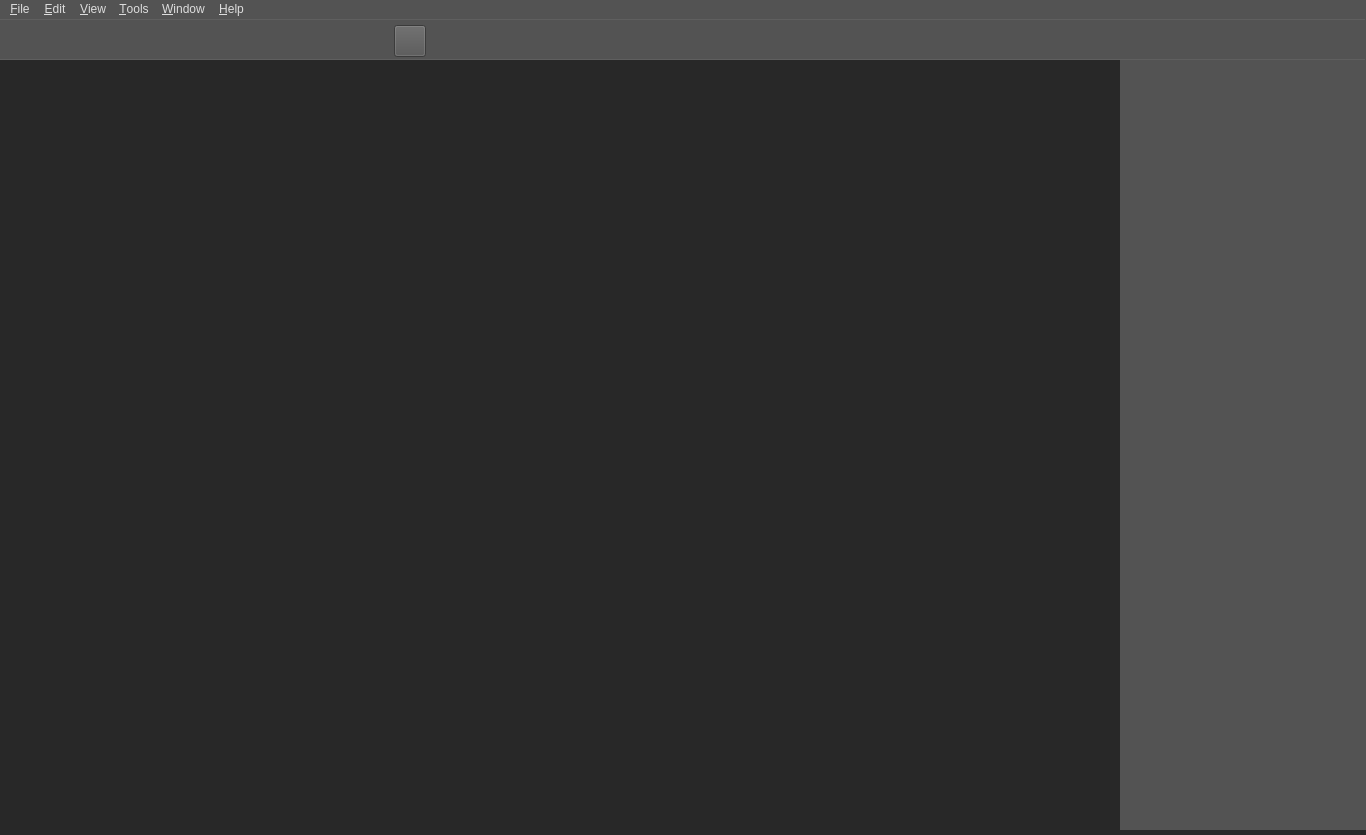
 <widget class="QMainWindow" name="MainWindow">
  <property name="geometry">
   <rect>
    <x>0</x>
    <y>0</y>
    <width>1366</width>
    <height>835</height>
   </rect>
  </property>
  <property name="sizePolicy">
   <sizepolicy hsizetype="Fixed" vsizetype="Fixed">
    <horstretch>0</horstretch>
    <verstretch>0</verstretch>
   </sizepolicy>
  </property>
  <property name="windowTitle">
   <string>MainWindow</string>
  </property>
  <property name="styleSheet">
   <string notr="true">background-color: #282828</string>
  </property>
  <widget class="QWidget" name="centralwidget">
   <widget class="QWidget" name="verticalLayoutWidget">
    <property name="geometry">
     <rect>
      <x>-10</x>
      <y>40</y>
      <width>1131</width>
      <height>771</height>
     </rect>
    </property>
    <layout class="QVBoxLayout" name="verticalLayout">
     <property name="sizeConstraint">
      <enum>QLayout::SetDefaultConstraint</enum>
     </property>
    </layout>
   </widget>
   <widget class="Line" name="line_2">
    <property name="geometry">
     <rect>
      <x>0</x>
      <y>40</y>
      <width>1366</width>
      <height>1</height>
     </rect>
    </property>
    <property name="styleSheet">
     <string notr="true">background-color: #535353</string>
    </property>
    <property name="orientation">
     <enum>Qt::Horizontal</enum>
    </property>
   </widget>
   <widget class="QWidget" name="widget" native="true">
    <property name="geometry">
     <rect>
      <x>0</x>
      <y>0</y>
      <width>1920</width>
      <height>41</height>
     </rect>
    </property>
    <property name="sizePolicy">
     <sizepolicy hsizetype="Maximum" vsizetype="Minimum">
      <horstretch>0</horstretch>
      <verstretch>0</verstretch>
     </sizepolicy>
    </property>
    <property name="maximumSize">
     <size>
      <width>1920</width>
      <height>16777215</height>
     </size>
    </property>
    <property name="mouseTracking">
     <bool>true</bool>
    </property>
    <property name="acceptDrops">
     <bool>true</bool>
    </property>
    <property name="styleSheet">
     <string notr="true">background-color: rgb(83, 83, 83)</string>
    </property>
    <widget class="QToolButton" name="add_node_btn">
     <property name="enabled">
      <bool>true</bool>
     </property>
     <property name="geometry">
      <rect>
       <x>7</x>
       <y>6</y>
       <width>32</width>
       <height>32</height>
      </rect>
     </property>
     <property name="sizePolicy">
      <sizepolicy hsizetype="Fixed" vsizetype="Fixed">
       <horstretch>0</horstretch>
       <verstretch>0</verstretch>
      </sizepolicy>
     </property>
     <property name="toolTip">
      <string>&lt;html&gt;&lt;head/&gt;&lt;body&gt;&lt;p&gt;&lt;strong&gt;Add a node&lt;/strong&gt;&lt;/p&gt;&lt;/body&gt;&lt;/html&gt;</string>
     </property>
     <property name="whatsThis">
      <string>&lt;html&gt;&lt;head/&gt;&lt;body&gt;&lt;p&gt;&lt;span style=&quot; color:#ffffff;&quot;&gt;Add nodes&lt;/span&gt;&lt;/p&gt;&lt;/body&gt;&lt;/html&gt;</string>
     </property>
     <property name="autoFillBackground">
      <bool>false</bool>
     </property>
     <property name="styleSheet">
      <string notr="true">#add_node_btn{
background-color: transparent;
border-image: url(&quot;resource/gui/tool/add.png&quot;);
background: none;
border-radius: 3px;
background-repeat: none;
}
#add_node_btn:hover{
background-color: #454545;
border-radius: 3px;
border-image: url(&quot;resource/gui/tool/add.png&quot;);
}
#add_node_btn:pressed{
background-color: #383838;
border-radius: 3px;
border-image: url(&quot;resource/gui/tool/add.png&quot;);
}</string>
     </property>
     <property name="text">
      <string/>
     </property>
     <property name="iconSize">
      <size>
       <width>16</width>
       <height>16</height>
      </size>
     </property>
    </widget>
    <widget class="QToolButton" name="zoom_in_btn">
     <property name="geometry">
      <rect>
       <x>222</x>
       <y>6</y>
       <width>32</width>
       <height>32</height>
      </rect>
     </property>
     <property name="cursor">
      <cursorShape>ArrowCursor</cursorShape>
     </property>
     <property name="toolTip">
      <string>&lt;html&gt;&lt;head/&gt;&lt;body style=&quot;background-color: #dddddd; border-radius: 5px;&quot;&gt;&lt;img src=&quot;resource/gui/tooltip/zoom-in.png&quot;&gt;&lt;p&gt;&lt;strong&gt;Zoom In&lt;/strong&gt;&lt;br/&gt;Magnifies the view of an image&lt;/p&gt;&lt;/body&gt;&lt;/html&gt;</string>
     </property>
     <property name="whatsThis">
      <string>&lt;html&gt;&lt;head/&gt;&lt;body&gt;&lt;p&gt;&lt;span style=&quot; color:#ffffff;&quot;&gt;Add nodes&lt;/span&gt;&lt;/p&gt;&lt;/body&gt;&lt;/html&gt;</string>
     </property>
     <property name="styleSheet">
      <string notr="true">#zoom_in_btn{
background-color: transparent;
border-image: url(&quot;resource/gui/tool/zoom-in.png&quot;);
background: none;
border-radius: 3px;
background-repeat: none;
}
#zoom_in_btn:hover{
background-color: #454545;
border-radius: 3px;
border-image: url(&quot;resource/gui/tool/zoom-in.png&quot;);
}
#zoom_in_btn:pressed{
background-color: #383838;
border-radius: 3px;
border-image: url(&quot;resource/gui/tool/zoom-in.png&quot;);
}</string>
     </property>
     <property name="text">
      <string/>
     </property>
     <property name="iconSize">
      <size>
       <width>16</width>
       <height>16</height>
      </size>
     </property>
    </widget>
    <widget class="QToolButton" name="zoom_out_btn">
     <property name="geometry">
      <rect>
       <x>265</x>
       <y>6</y>
       <width>32</width>
       <height>32</height>
      </rect>
     </property>
     <property name="toolTip">
      <string>&lt;html&gt;&lt;head/&gt;&lt;body style=&quot;background-color: #dddddd; border-radius: 5px;&quot;&gt;&lt;img src=&quot;resource/gui/tooltip/zoom-out.png&quot;&gt;&lt;p&gt;&lt;strong&gt;Zoom Out&lt;/strong&gt;&lt;br/&gt;Reduces the view of an image&lt;/p&gt;&lt;/body&gt;&lt;/html&gt;</string>
     </property>
     <property name="whatsThis">
      <string>&lt;html&gt;&lt;head/&gt;&lt;body&gt;&lt;p&gt;&lt;span style=&quot; color:#ffffff;&quot;&gt;Add nodes&lt;/span&gt;&lt;/p&gt;&lt;/body&gt;&lt;/html&gt;</string>
     </property>
     <property name="styleSheet">
      <string notr="true">#zoom_out_btn{
background-color: transparent;
border-image: url(&quot;resource/gui/tool/zoom-out.png&quot;);
background: none;
border-radius: 3px;
background-repeat: none;
}
#zoom_out_btn:hover{
background-color: #454545;
border-radius: 3px;
border-image: url(&quot;resource/gui/tool/zoom-out.png&quot;);
}
#zoom_out_btn:pressed{
background-color: #383838;
border-radius: 3px;
border-image: url(&quot;resource/gui/tool/zoom-out.png&quot;);
}</string>
     </property>
     <property name="text">
      <string/>
     </property>
     <property name="iconSize">
      <size>
       <width>16</width>
       <height>16</height>
      </size>
     </property>
    </widget>
    <widget class="QToolButton" name="zoom_reset_btn">
     <property name="geometry">
      <rect>
       <x>308</x>
       <y>6</y>
       <width>32</width>
       <height>32</height>
      </rect>
     </property>
     <property name="toolTip">
      <string>&lt;html&gt;&lt;head/&gt;&lt;body&gt;&lt;p&gt;Reset zoom&lt;/p&gt;&lt;/body&gt;&lt;/html&gt;</string>
     </property>
     <property name="whatsThis">
      <string>&lt;html&gt;&lt;head/&gt;&lt;body&gt;&lt;p&gt;&lt;span style=&quot; color:#ffffff;&quot;&gt;Add nodes&lt;/span&gt;&lt;/p&gt;&lt;/body&gt;&lt;/html&gt;</string>
     </property>
     <property name="styleSheet">
      <string notr="true">#zoom_reset_btn{
background-color: transparent;
border-image: url(&quot;resource/gui/tool/zoom-reset.png&quot;);
background: none;
border-radius: 3px;
background-repeat: none;
}
#zoom_reset_btn:hover{
background-color: #454545;
border-radius: 3px;
border-image: url(&quot;resource/gui/tool/zoom-reset.png&quot;);
}
#zoom_reset_btn:pressed{
background-color: #383838;
border-radius: 3px;
border-image: url(&quot;resource/gui/tool/zoom-reset.png&quot;);
}</string>
     </property>
     <property name="text">
      <string/>
     </property>
     <property name="iconSize">
      <size>
       <width>16</width>
       <height>16</height>
      </size>
     </property>
    </widget>
    <widget class="QToolButton" name="color_picker_btn">
     <property name="geometry">
      <rect>
       <x>179</x>
       <y>6</y>
       <width>32</width>
       <height>32</height>
      </rect>
     </property>
     <property name="toolTip">
      <string>&lt;html&gt;&lt;head/&gt;&lt;body style=&quot;background-color: #dddddd; border-radius: 5px;&quot;&gt;&lt;img src=&quot;resource/gui/tooltip/color-picker.png&quot;&gt;&lt;p&gt;&lt;strong&gt;Color picker tool&lt;/strong&gt;&lt;br/&gt;Pick a color or sample colors from an image&lt;/p&gt;&lt;/body&gt;&lt;/html&gt;</string>
     </property>
     <property name="whatsThis">
      <string>&lt;html&gt;&lt;head/&gt;&lt;body&gt;&lt;p&gt;&lt;span style=&quot; color:#ffffff;&quot;&gt;Add nodes&lt;/span&gt;&lt;/p&gt;&lt;/body&gt;&lt;/html&gt;</string>
     </property>
     <property name="styleSheet">
      <string notr="true">#color_picker_btn{
background-color: transparent;
border-image: url(&quot;resource/gui/tool/color-picker.png&quot;);
background: none;
border-radius: 3px;
background-repeat: none;
}
#color_picker_btn:hover{
background-color: #454545;
border-radius: 3px;
border-image: url(&quot;resource/gui/tool/color-picker.png&quot;);
}
#color_picker_btn:pressed{
background-color: #383838;
border-radius: 3px;
border-image: url(&quot;resource/gui/tool/color-picker.png&quot;);
}</string>
     </property>
     <property name="text">
      <string/>
     </property>
     <property name="iconSize">
      <size>
       <width>16</width>
       <height>16</height>
      </size>
     </property>
    </widget>
    <widget class="QToolButton" name="graph_btn">
     <property name="geometry">
      <rect>
       <x>351</x>
       <y>6</y>
       <width>32</width>
       <height>32</height>
      </rect>
     </property>
     <property name="toolTip">
      <string>&lt;html&gt;&lt;head/&gt;&lt;body&gt;&lt;p&gt;Export graphs&lt;/p&gt;&lt;/body&gt;&lt;/html&gt;</string>
     </property>
     <property name="whatsThis">
      <string>&lt;html&gt;&lt;head/&gt;&lt;body&gt;&lt;p&gt;&lt;span style=&quot; color:#ffffff;&quot;&gt;Add nodes&lt;/span&gt;&lt;/p&gt;&lt;/body&gt;&lt;/html&gt;</string>
     </property>
     <property name="styleSheet">
      <string notr="true">#graph_btn{
background-color: transparent;
border-image: url(&quot;resource/gui/tool/graph.png&quot;);
background: none;
border-radius: 3px;
background-repeat: none;
}
#graph_btn:hover{
background-color: #454545;
border-radius: 3px;
border-image: url(&quot;resource/gui/tool/graph.png&quot;);
}
#graph_btn:pressed{
background-color: #383838;
border-radius: 3px;
border-image: url(&quot;resource/gui/tool/graph.png&quot;);
}</string>
     </property>
     <property name="text">
      <string/>
     </property>
     <property name="iconSize">
      <size>
       <width>16</width>
       <height>16</height>
      </size>
     </property>
    </widget>
    <widget class="QToolButton" name="findShortestPathBtn">
     <property name="geometry">
      <rect>
       <x>1320</x>
       <y>6</y>
       <width>32</width>
       <height>32</height>
      </rect>
     </property>
     <property name="toolTip">
      <string/>
     </property>
     <property name="whatsThis">
      <string>&lt;html&gt;&lt;head/&gt;&lt;body&gt;&lt;p&gt;&lt;span style=&quot; color:#ffffff;&quot;&gt;Add nodes&lt;/span&gt;&lt;/p&gt;&lt;/body&gt;&lt;/html&gt;</string>
     </property>
     <property name="styleSheet">
      <string notr="true">#findShortestPathBtn{
background-color: transparent;
border-image: url(&quot;resource/gui/tool/shortestpath.png&quot;);
background: none;
border-radius: 3px;
background-repeat: none;
}
#findShortestPathBtn:hover{
background-color: #454545;
border-radius: 3px;
border-image: url(&quot;resource/gui/tool/shortestpath.png&quot;);
}
#findShortestPathBtn:pressed{
background-color: #383838;
border-radius: 3px;
border-image: url(&quot;resource/gui/tool/shortestpath.png&quot;);
}</string>
     </property>
    </widget>
    <widget class="QToolButton" name="delete_node_btn">
     <property name="geometry">
      <rect>
       <x>50</x>
       <y>6</y>
       <width>32</width>
       <height>32</height>
      </rect>
     </property>
     <property name="toolTip">
      <string>&lt;html&gt;&lt;head/&gt;&lt;body&gt;&lt;p&gt;&lt;strong&gt;Delete a node&lt;/strong&gt;&lt;/p&gt;&lt;/body&gt;&lt;/html&gt;</string>
     </property>
     <property name="whatsThis">
      <string>&lt;html&gt;&lt;head/&gt;&lt;body&gt;&lt;p&gt;&lt;span style=&quot; color:#ffffff;&quot;&gt;Add nodes&lt;/span&gt;&lt;/p&gt;&lt;/body&gt;&lt;/html&gt;</string>
     </property>
     <property name="styleSheet">
      <string notr="true">#delete_node_btn{
background-color: transparent;
border-image: url(&quot;resource/gui/tool/delete.png&quot;);
background: none;
border-radius: 3px;
background-repeat: none;
}
#delete_node_btn:hover{
background-color: #454545;
border-radius: 3px;
border-image: url(&quot;resource/gui/tool/delete.png&quot;);
}
#delete_node_btn:pressed{
background-color: #383838;
border-radius: 3px;
border-image: url(&quot;resource/gui/tool/delete.png&quot;);
}</string>
     </property>
     <property name="text">
      <string/>
     </property>
     <property name="iconSize">
      <size>
       <width>16</width>
       <height>16</height>
      </size>
     </property>
    </widget>
    <widget class="QToolButton" name="editBtn">
     <property name="geometry">
      <rect>
       <x>1280</x>
       <y>6</y>
       <width>32</width>
       <height>32</height>
      </rect>
     </property>
     <property name="sizePolicy">
      <sizepolicy hsizetype="Fixed" vsizetype="Fixed">
       <horstretch>0</horstretch>
       <verstretch>0</verstretch>
      </sizepolicy>
     </property>
     <property name="toolTip">
      <string>Change to edit mode</string>
     </property>
     <property name="styleSheet">
      <string notr="true">#editBtn{
background-color: transparent;
border-image: url(&quot;resource/gui/tool/edit.png&quot;);
background: none;
border-radius: 3px;
background-repeat: none;
}
#editBtn:hover{
background-color: #454545;
border-radius: 3px;
border-image: url(&quot;resource/gui/tool/edit.png&quot;);
}
#editBtn:pressed{
background-color: #383838;
border-radius: 3px;
border-image: url(&quot;resource/gui/tool/edit.png&quot;);
}</string>
     </property>
    </widget>
    <widget class="QToolButton" name="add_line_btn">
     <property name="enabled">
      <bool>true</bool>
     </property>
     <property name="geometry">
      <rect>
       <x>93</x>
       <y>6</y>
       <width>32</width>
       <height>32</height>
      </rect>
     </property>
     <property name="sizePolicy">
      <sizepolicy hsizetype="Fixed" vsizetype="Fixed">
       <horstretch>0</horstretch>
       <verstretch>0</verstretch>
      </sizepolicy>
     </property>
     <property name="toolTip">
      <string>&lt;html&gt;&lt;head/&gt;&lt;body&gt;&lt;p&gt;&lt;br/&gt;&lt;/p&gt;&lt;p&gt;&lt;span style=&quot; color:#000000;&quot;&gt;Add a line&lt;/span&gt;&lt;/p&gt;&lt;/body&gt;&lt;/html&gt;</string>
     </property>
     <property name="whatsThis">
      <string>&lt;html&gt;&lt;head/&gt;&lt;body&gt;&lt;p&gt;&lt;span style=&quot; color:#ffffff;&quot;&gt;Add nodes&lt;/span&gt;&lt;/p&gt;&lt;/body&gt;&lt;/html&gt;</string>
     </property>
     <property name="autoFillBackground">
      <bool>false</bool>
     </property>
     <property name="styleSheet">
      <string notr="true">#add_line_btn{
background-color: transparent;
border-image: url(&quot;resource/gui/tool/addline.png&quot;);
background: none;
border-radius: 3px;
background-repeat: none;
}
#add_line_btn:hover{
background-color: #454545;
border-radius: 3px;
border-image: url(&quot;resource/gui/tool/addline.png&quot;);
}
#add_line_btn:pressed{
background-color: #383838;
border-radius: 3px;
border-image: url(&quot;resource/gui/tool/addline.png&quot;);
}</string>
     </property>
     <property name="text">
      <string/>
     </property>
     <property name="iconSize">
      <size>
       <width>16</width>
       <height>16</height>
      </size>
     </property>
    </widget>
    <widget class="QToolButton" name="delete_line_btn">
     <property name="enabled">
      <bool>true</bool>
     </property>
     <property name="geometry">
      <rect>
       <x>136</x>
       <y>6</y>
       <width>32</width>
       <height>32</height>
      </rect>
     </property>
     <property name="sizePolicy">
      <sizepolicy hsizetype="Fixed" vsizetype="Fixed">
       <horstretch>0</horstretch>
       <verstretch>0</verstretch>
      </sizepolicy>
     </property>
     <property name="toolTip">
      <string>&lt;html&gt;&lt;head/&gt;&lt;body&gt;&lt;p&gt;&lt;br/&gt;&lt;/p&gt;&lt;p&gt;&lt;span style=&quot; color:#000000;&quot;&gt;Delete a line&lt;/span&gt;&lt;/p&gt;&lt;/body&gt;&lt;/html&gt;</string>
     </property>
     <property name="whatsThis">
      <string>&lt;html&gt;&lt;head/&gt;&lt;body&gt;&lt;p&gt;&lt;span style=&quot; color:#ffffff;&quot;&gt;Add nodes&lt;/span&gt;&lt;/p&gt;&lt;/body&gt;&lt;/html&gt;</string>
     </property>
     <property name="autoFillBackground">
      <bool>false</bool>
     </property>
     <property name="styleSheet">
      <string notr="true">#delete_line_btn{
background-color: transparent;
border-image: url(&quot;resource/gui/tool/deleteline.png&quot;);
background: none;
border-radius: 3px;
background-repeat: none;
}
#delete_line_btn:hover{
background-color: #454545;
border-radius: 3px;
border-image: url(&quot;resource/gui/tool/deleteline.png&quot;);
}
#delete_line_btn:pressed{
background-color: #383838;
border-radius: 3px;
border-image: url(&quot;resource/gui/tool/deleteline.png&quot;);
}</string>
     </property>
     <property name="text">
      <string/>
     </property>
     <property name="iconSize">
      <size>
       <width>16</width>
       <height>16</height>
      </size>
     </property>
    </widget>
    <widget class="QToolButton" name="findBottleNeckBtn">
     <property name="geometry">
      <rect>
       <x>1240</x>
       <y>6</y>
       <width>32</width>
       <height>32</height>
      </rect>
     </property>
     <property name="sizePolicy">
      <sizepolicy hsizetype="Fixed" vsizetype="Fixed">
       <horstretch>0</horstretch>
       <verstretch>0</verstretch>
      </sizepolicy>
     </property>
     <property name="toolTip">
      <string>&lt;html&gt;&lt;head/&gt;&lt;body style=&quot;background-color: #dddddd; border-radius: 5px;&quot;&gt;&lt;img src=&quot;resource/gui/tooltip/bottleneck.png&quot;&gt;&lt;p&gt;&lt;strong&gt;Find the bottleneck&lt;/strong&gt;&lt;br/&gt;Bottlenecks are colored red&lt;/p&gt;&lt;/body&gt;&lt;/html&gt;</string>
     </property>
     <property name="styleSheet">
      <string notr="true">#findBottleNeckBtn{
background-color: transparent;
border-image: url(&quot;resource/gui/tool/bottleneck.png&quot;);
background: none;
border-radius: 3px;
background-repeat: none;
}
#findBottleNeckBtn:hover{
background-color: #454545;
border-radius: 3px;
border-image: url(&quot;resource/gui/tool/bottleneck.png&quot;);
}
#findBottleNeckBtn:pressed{
background-color: #383838;
border-radius: 3px;
border-image: url(&quot;resource/gui/tool/bottleneck.png&quot;);
}</string>
     </property>
    </widget>
    <widget class="QToolButton" name="filter_dialog_btn">
     <property name="geometry">
      <rect>
       <x>1200</x>
       <y>6</y>
       <width>32</width>
       <height>32</height>
      </rect>
     </property>
     <property name="sizePolicy">
      <sizepolicy hsizetype="Fixed" vsizetype="Fixed">
       <horstretch>0</horstretch>
       <verstretch>0</verstretch>
      </sizepolicy>
     </property>
     <property name="toolTip">
      <string>&lt;html&gt;&lt;head/&gt;&lt;body style=&quot;background-color: #dddddd; border-radius: 5px;&quot;&gt;&lt;img src=&quot;resource/gui/tooltip/filter-window.png&quot;&gt;&lt;p&gt;&lt;strong&gt;Filter/Clustering Layout&lt;/strong&gt;&lt;br/&gt;Open a window of Filter, Clustering, Layout&lt;/p&gt;&lt;/body&gt;&lt;/html&gt;</string>
     </property>
     <property name="styleSheet">
      <string notr="true">#filter_dialog_btn{
background-color: transparent;
border-image: url(&quot;resource/gui/tool/filter.png&quot;);
background: none;
border-radius: 3px;
background-repeat: none;
}
#filter_dialog_btn:hover{
background-color: #454545;
border-radius: 3px;
border-image: url(&quot;resource/gui/tool/filter.png&quot;);
}
#filter_dialog_btn:pressed{
background-color: #383838;
border-radius: 3px;
border-image: url(&quot;resource/gui/tool/filter.png&quot;);
}</string>
     </property>
    </widget>
    <widget class="QToolButton" name="constraint_btn">
     <property name="geometry">
      <rect>
       <x>394</x>
       <y>6</y>
       <width>32</width>
       <height>32</height>
      </rect>
     </property>
     <property name="toolTip">
      <string>&lt;html&gt;&lt;head/&gt;&lt;body&gt;&lt;p&gt;Export graphs&lt;/p&gt;&lt;/body&gt;&lt;/html&gt;</string>
     </property>
     <property name="whatsThis">
      <string>&lt;html&gt;&lt;head/&gt;&lt;body&gt;&lt;p&gt;&lt;span style=&quot; color:#ffffff;&quot;&gt;Add nodes&lt;/span&gt;&lt;/p&gt;&lt;/body&gt;&lt;/html&gt;</string>
     </property>
     <property name="styleSheet">
      <string notr="true">#graph_btn{
background-color: transparent;
border-image: url(&quot;resource/gui/tool/graph.png&quot;);
background: none;
border-radius: 3px;
background-repeat: none;
}
#graph_btn:hover{
background-color: #454545;
border-radius: 3px;
border-image: url(&quot;resource/gui/tool/graph.png&quot;);
}
#graph_btn:pressed{
background-color: #383838;
border-radius: 3px;
border-image: url(&quot;resource/gui/tool/graph.png&quot;);
}</string>
     </property>
     <property name="text">
      <string/>
     </property>
     <property name="iconSize">
      <size>
       <width>16</width>
       <height>16</height>
      </size>
     </property>
    </widget>
    <widget class="QToolButton" name="add_attribute_btn">
     <property name="geometry">
      <rect>
       <x>438</x>
       <y>6</y>
       <width>32</width>
       <height>32</height>
      </rect>
     </property>
     <property name="toolTip">
      <string>&lt;html&gt;&lt;head/&gt;&lt;body&gt;&lt;p&gt;Export graphs&lt;/p&gt;&lt;/body&gt;&lt;/html&gt;</string>
     </property>
     <property name="whatsThis">
      <string>&lt;html&gt;&lt;head/&gt;&lt;body&gt;&lt;p&gt;&lt;span style=&quot; color:#ffffff;&quot;&gt;Add nodes&lt;/span&gt;&lt;/p&gt;&lt;/body&gt;&lt;/html&gt;</string>
     </property>
     <property name="styleSheet">
      <string notr="true">QToolButton{
background-color: transparent;
border-image: url(&quot;resource/gui/tool/add-attribute.png&quot;);
background: none;
border-radius: 3px;
background-repeat: none;
}
QToolButton:hover{
background-color: #454545;
border-radius: 3px;
border-image: url(&quot;resource/gui/tool/add-attribute.png&quot;);
}
QToolButton:pressed{
background-color: #383838;
border-radius: 3px;
border-image: url(&quot;resource/gui/tool/add-attribute.png&quot;);
}</string>
     </property>
     <property name="text">
      <string/>
     </property>
     <property name="iconSize">
      <size>
       <width>16</width>
       <height>16</height>
      </size>
     </property>
    </widget>
    <widget class="QToolButton" name="real_time_btn">
     <property name="geometry">
      <rect>
       <x>481</x>
       <y>6</y>
       <width>32</width>
       <height>32</height>
      </rect>
     </property>
     <property name="toolTip">
      <string>&lt;html&gt;&lt;head/&gt;&lt;body&gt;&lt;p&gt;Export graphs&lt;/p&gt;&lt;/body&gt;&lt;/html&gt;</string>
     </property>
     <property name="whatsThis">
      <string>&lt;html&gt;&lt;head/&gt;&lt;body&gt;&lt;p&gt;&lt;span style=&quot; color:#ffffff;&quot;&gt;Add nodes&lt;/span&gt;&lt;/p&gt;&lt;/body&gt;&lt;/html&gt;</string>
     </property>
     <property name="styleSheet">
      <string notr="true">QToolButton{
background-color: transparent;
border-image: url(&quot;resource/gui/tool/real-time.png&quot;);

background: none;
border-radius: 3px;
background-repeat: none;
}


QToolButton:hover{
background-color: #454545;
border-radius: 3px;
border-image: url(&quot;resource/gui/tool/real-time.png&quot;);
}
QToolButton:pressed{
background-color: #383838;
border-radius: 3px;
border-image: url(&quot;resource/gui/tool/real-time.png&quot;);

}</string>
     </property>
     <property name="text">
      <string/>
     </property>
     <property name="iconSize">
      <size>
       <width>16</width>
       <height>16</height>
      </size>
     </property>
    </widget>
   </widget>
   <widget class="Line" name="line_3">
    <property name="geometry">
     <rect>
      <x>0</x>
      <y>0</y>
      <width>1366</width>
      <height>1</height>
     </rect>
    </property>
    <property name="styleSheet">
     <string notr="true">background-color: #535353</string>
    </property>
    <property name="orientation">
     <enum>Qt::Horizontal</enum>
    </property>
   </widget>
   <widget class="QWidget" name="verticalLayoutWidget_2">
    <property name="geometry">
     <rect>
      <x>1120</x>
      <y>40</y>
      <width>251</width>
      <height>771</height>
     </rect>
    </property>
    <property name="styleSheet">
     <string notr="true">background-color: rgb(83, 83, 83);
	</string>
    </property>
    <layout class="QVBoxLayout" name="infoArea"/>
   </widget>
   <zorder>verticalLayoutWidget</zorder>
   <zorder>widget</zorder>
   <zorder>line_3</zorder>
   <zorder>verticalLayoutWidget_2</zorder>
   <zorder>line_2</zorder>
  </widget>
  <widget class="QMenuBar" name="menubar">
   <property name="geometry">
    <rect>
     <x>0</x>
     <y>0</y>
     <width>1366</width>
     <height>26</height>
    </rect>
   </property>
   <property name="sizePolicy">
    <sizepolicy hsizetype="Fixed" vsizetype="Fixed">
     <horstretch>0</horstretch>
     <verstretch>0</verstretch>
    </sizepolicy>
   </property>
   <property name="styleSheet">
    <string notr="true">background-color: #535353; color: #dddddd;
	</string>
   </property>
   <widget class="QMenu" name="menu_File">
    <property name="title">
     <string>&amp;File</string>
    </property>
    <addaction name="actionNew"/>
    <addaction name="action_Open"/>
    <addaction name="action_Save"/>
    <addaction name="actionSave_Image"/>
    <addaction name="action_Close"/>
   </widget>
   <widget class="QMenu" name="menu_Edit">
    <property name="title">
     <string>&amp;Edit</string>
    </property>
    <addaction name="action_Add_nodes"/>
   </widget>
   <widget class="QMenu" name="menu_View">
    <property name="title">
     <string>&amp;View</string>
    </property>
    <widget class="QMenu" name="menuView_Mode">
     <property name="title">
      <string>View Mode</string>
     </property>
     <addaction name="actionLight_Mode"/>
     <addaction name="actionDark_Mode"/>
     <addaction name="actionGeographical_Mode"/>
    </widget>
    <addaction name="actionZoom_In"/>
    <addaction name="actionZoom_Out"/>
    <addaction name="actionReset_Zoom"/>
    <addaction name="menuView_Mode"/>
   </widget>
   <widget class="QMenu" name="menu_Tools">
    <property name="title">
     <string>&amp;Tools</string>
    </property>
    <addaction name="actionEdit_graph"/>
    <addaction name="actionFind_shortest_path"/>
   </widget>
   <widget class="QMenu" name="menu_Window">
    <property name="title">
     <string>&amp;Window</string>
    </property>
    <addaction name="action_Minimize"/>
   </widget>
   <widget class="QMenu" name="menu_Help">
    <property name="title">
     <string>&amp;Help</string>
    </property>
    <addaction name="actionAbout_NetVisual"/>
   </widget>
   <addaction name="menu_File"/>
   <addaction name="menu_Edit"/>
   <addaction name="menu_View"/>
   <addaction name="menu_Tools"/>
   <addaction name="menu_Window"/>
   <addaction name="menu_Help"/>
  </widget>
  <action name="action_Open">
   <property name="text">
    <string>&amp;Open</string>
   </property>
   <property name="shortcut">
    <string>Ctrl+O</string>
   </property>
  </action>
  <action name="action_Save">
   <property name="text">
    <string>&amp;Save</string>
   </property>
   <property name="shortcut">
    <string>Ctrl+S</string>
   </property>
  </action>
  <action name="actionSave_Image">
   <property name="text">
    <string>Save &amp;Image</string>
   </property>
   <property name="shortcut">
    <string>Ctrl+Shift+S</string>
   </property>
  </action>
  <action name="action_Close">
   <property name="text">
    <string>&amp;Quit</string>
   </property>
   <property name="shortcut">
    <string>Ctrl+Q</string>
   </property>
  </action>
  <action name="action_Add_nodes">
   <property name="text">
    <string>&amp;Add nodes</string>
   </property>
  </action>
  <action name="action_Minimize">
   <property name="text">
    <string>&amp;Minimize</string>
   </property>
  </action>
  <action name="actionAbout_NetVisual">
   <property name="text">
    <string>About &amp;NetVisual</string>
   </property>
   <property name="shortcut">
    <string>Ctrl+H</string>
   </property>
  </action>
  <action name="actionZoom_In">
   <property name="text">
    <string>Zoom &amp;In</string>
   </property>
  </action>
  <action name="actionZoom_Out">
   <property name="text">
    <string>Zoom &amp;Out</string>
   </property>
  </action>
  <action name="actionReset_Zoom">
   <property name="text">
    <string>Reset &amp;Zoom</string>
   </property>
  </action>
  <action name="actionFind_shortest_path">
   <property name="text">
    <string>Find shortest path</string>
   </property>
  </action>
  <action name="actionEdit_graph">
   <property name="text">
    <string>Edit graph</string>
   </property>
  </action>
  <action name="actionFind_bottle_neck">
   <property name="text">
    <string>Find bottle neck</string>
   </property>
  </action>
  <action name="actionFilter">
   <property name="text">
    <string>Filter</string>
   </property>
  </action>
  <action name="actionNew">
   <property name="text">
    <string>New</string>
   </property>
  </action>
  <action name="actionView_Mode">
   <property name="text">
    <string>Light mode</string>
   </property>
  </action>
  <action name="actionLight_Mode">
   <property name="text">
    <string>Light Mode</string>
   </property>
  </action>
  <action name="actionDark_Mode">
   <property name="text">
    <string>Dark Mode</string>
   </property>
  </action>
  <action name="actionGeographical_Mode">
   <property name="text">
    <string>Geographical Mode</string>
   </property>
  </action>
 </widget>
